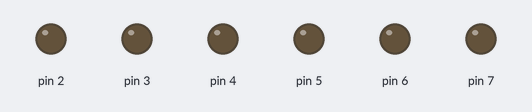
The sketch below on a simulated Arduino Uno, built with avr-gcc and run on an emulated ATmega328P. Parts: output pins drawn as LEDs (lit = HIGH). What the sketch prints to the serial monitor is not drawn.

Above: at 0.04 s.
At 2.85 s:
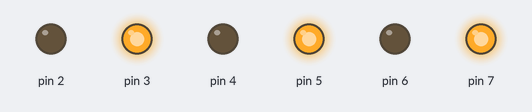
Timing chart, 0 to 3.1 s (numbered marks = the images above):
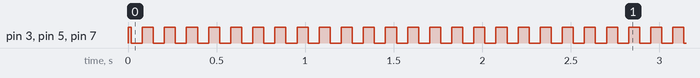

Measured:
- by itself, pin 3, pin 5, pin 7: alternates HIGH for 0.06 s and LOW for 0.06 s

The sketch:

3Motors.ino
```cpp
double vector [3] = {0, 0, 0.5}; // X Y omega
//recalculate the dynamics matrix using matlab for different radii
double dynamics [3][3] = {{0.866, 0.5, -0.5},{0.0, -1.0, -0.5},{-0.866, 0.5, -0.5}};
double speeds [3]={0,0,0};
double wheelR = 0.051; // 5.1 cm CHANGED RADIUS VALUE
double wheelF [3]; // Frequency
double wheelT [3]; // Period
double wheelDir [3]; // direction


void setup() {
  Serial.begin(9600);
  pinMode(7,OUTPUT); // 1 step
  pinMode(6,OUTPUT); // 1 direction
  pinMode(5,OUTPUT); // 2 step
  pinMode(4,OUTPUT); // 2 direction
  pinMode(3,OUTPUT); // 3 step
  pinMode(2,OUTPUT); // 3 direction


  //This for loop does simple matrix multiplication to find the mapped values
  for(int r = 0; r<3; r++){
    for(int c = 0; c<3; c++){
      speeds[r] = speeds[r] + dynamics[r][c]*vector[c]; //Speeds at wheels relative to overall speeds
    }
  }


  for(int i = 0; i<3; i++){
    // So input here is in
    wheelF[i] = speeds[i]/wheelR; //radians per second
    if(abs(wheelF[i])<0.05){
      wheelF[i] = 0.05;           //This line replaces any zero values with 0.05, thus stopping it from having any divide by zero errors
    }
    wheelT[i] = round(100*abs(1/wheelF[i]));
    wheelDir[i] = wheelF[i]>0;
  }
  Serial.println(wheelT[0]);
  Serial.println(wheelT[1]);
  Serial.println(wheelT[2]);
}

void loop() {
  digitalWrite(6, boolean(wheelDir[0]));
  digitalWrite(4, boolean(wheelDir[1]));
  digitalWrite(2, boolean(wheelDir[2]));

  for (int i = 0; i < wheelT[0]*wheelT[1]*wheelT[2]; i++) {
      if (i%(int(wheelT[0])*2) < wheelT[0]){
        digitalWrite(7, HIGH);
      }else{
        digitalWrite(7, LOW);
      }

      if (i%(int(wheelT[1])*2) < wheelT[1]){
        digitalWrite(5, HIGH);
      }else{
        digitalWrite(5, LOW);
      }

      if (i%(int(wheelT[2])*2) < wheelT[2]){
        digitalWrite(3, HIGH);
        Serial.println("1");
      }else{
        digitalWrite(3, LOW);
        Serial.println("0");
      }
      delayMicroseconds(500);

  }

}
```
